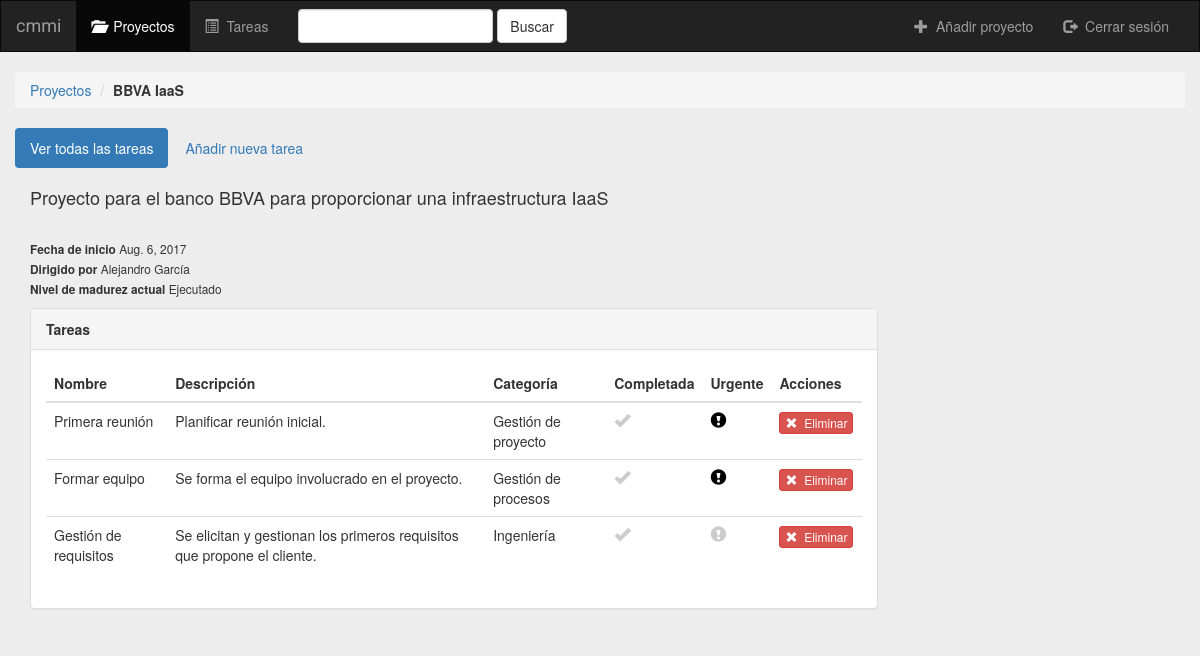
/6/, run on the app's committed database.
### cmmi/models.py (models this page shows, shortened)
class Proyecto(models.Model):
    nombre_proyecto = models.CharField(max_length=50)
    descripcion = models.CharField(max_length=400)
    fecha_inicio = models.DateField(default=datetime.now, blank=True)
    manager = models.CharField(max_length=100)
    es_urgente = models.BooleanField(default=False)
    usuario = models.ForeignKey(User, default=1)
    NIVEL = (
        ('Ejecutado','Ejecutado'),
        ('Gestionado','Gestionado'),
        ('Definido','Definido'),
        ('Gestionado Cuantitativamente','Gestionado Cuantitativamente'),
        ('Optimizado','Optimizado'),
        )
    nivelMadurez = models.CharField(max_length=100, default='Incompleto', choices=NIVEL, verbose_name = 'Nivel de madurez')

class Tarea(models.Model):
    nombre_tarea = models.CharField(max_length=50)
    descripcion = models.CharField(max_length = 400)
    proyecto = models.ForeignKey(Proyecto, on_delete=models.CASCADE)
    es_urgente = models.BooleanField(default=False)
    completada = models.BooleanField(default=False)
    CATEGORIA = (
        ('Gestión de proyecto','Gestión de proyecto'),
        ('Gestión de procesos','Gestión de procesos'),
        ('Ingeniería','Ingeniería'),
        ('Soporte','Soporte'),
        )
    categoriaAP = models.CharField(max_length=100, default = '--', choices=CATEGORIA, verbose_name = 'Categoría')

### cmmi/views.py (the view)
# urls.py: url(r'^(?P<pk>[0-9]+)/$',views.VistaDetalles.as_view(), name='detalles'),
class VistaDetalles(generic.DetailView):
    login_url = '/iniciar_sesion/'
    redirect_field_name = 'redirect_to'
    model = Proyecto
    template_name = 'cmmi/detalles.html'

### cmmi/templates/cmmi/detalles.html (shortened to what this page needs)
{% extends 'cmmi/base.html' %}
{% block proyectos_active %}active{% endblock %}
{% block body %}
<ol class="breadcrumb">
  <li><a href="{% url 'cmmi:index' %}">Proyectos</a></li>
  <li><b>{{proyecto.nombre_proyecto}}</b></li>
</ol>
<div class="row container">
    <ul class="nav nav-pills" style="margin-bottom: 10px;">
        <li role="presentation" class="active"><a href="{% url 'cmmi:detalles' proyecto.id %}">Ver todas las tareas</a>
        <li role="presentation"><a href="{% url 'cmmi:tarea_crear' proyecto.id %}">Añadir nueva tarea</a></li>
    </ul>
</div>
    <div class="container-fluid" style="margin-bottom:10px">
     <h4>{{proyecto.descripcion}}</h4> <br/>
     <small>
        <b>Fecha de inicio </b> {{ proyecto.fecha_inicio}}<br/>
        <b> Dirigido por </b> {{ proyecto.manager }}<br/>
        <b> Nivel de madurez actual</b> {{proyecto.nivelMadurez}}
    </small>
    </div>
<div class="container-fluid tareas-container">
    <div class="row">
        <div class="col-dm-8 col-md-9">
            <div class="panel panel-default">
                <div class="panel-heading">
                    <b>Tareas</b>
                </div>
                <div class="panel-body">
                    <table class="table">
                        <thead>
                            <tr>
                                <th>Nombre</th>
                                <th>Descripción</th>
                                <th>Categoría</th>
                                <th>Completada</th>
                                <th>Urgente</th>
                                <th>Acciones</th>
                            </tr>
                        </thead>
                    <tbody>
                    {% for tarea in proyecto.tarea_set.all %}
                        <tr>
                            <td>{{ tarea.nombre_tarea }}</td>
                            <td>{{ tarea.descripcion }}</td>
                            <td>{{ tarea.categoriaAP }}</td>
                            <td>
                                <a href="{% url 'cmmi:completada' tarea.id %}" class="btn-completada">
                                    <span  class="glyphicon glyphicon-ok" {% if tarea.completada %}style= "color: #06e87f; font-size: 16px;" {% else %} style= "color: #cccccc; font-size: 16px;" {% endif %}></span></a>
                            </td>
                            <td>
                                <a href="{% url 'cmmi:urgente' tarea.id %}" class="btn-urgente"><span class="glyphicon glyphicon-exclamation-sign {% if tarea.es_urgente %}active{% endif %}"></span></a>
                            </td>
                            <td>
                                <form action="{% url 'cmmi:tarea_eliminar' proyecto.id tarea.id %}" method="post" style="display: inline;">
                                    <button type="submit" class="btn btn-danger btn-xs">
                                        <span class="glyphicon glyphicon-remove"></span>&nbsp; Eliminar
                                    </button>
                                </form>
                            </td>
                        </tr>
                    {% endfor %}
                    </tbody>
                </table>
            </div>
        </div>
    </div>
</div>
</div>
{% endblock %}

### cmmi/static/cmmi/style.css (style rules this page uses)
body { background-color: #ededed; }
.glyphicon-exclamation-sign { color: #CCCCCC; font-size: 16px; }
.glyphicon-exclamation-sign.active { color: #000000; }

### data on the page
Proyecto: nombre_proyecto "BBVA IaaS", descripcion "Proyecto para el banco BBVA para proporcionar una infraestructura IaaS", fecha_inicio "Aug. 6, 2017", manager "Alejandro García", nivelMadurez "Ejecutado"
Tarea: nombre_tarea "Primera reunión", descripcion "Planificar reunión inicial.", categoriaAP "Gestión de proyecto", completada False (drawn), es_urgente True (drawn)
Tarea: nombre_tarea "Formar equipo", descripcion "Se forma el equipo involucrado en el proyecto.", categoriaAP "Gestión de procesos", completada False (drawn), es_urgente True (drawn)
Tarea: nombre_tarea "Gestión de requisitos", descripcion "Se elicitan y gestionan los primeros requisitos que propone el cliente.", categoriaAP "Ingeniería", completada False (drawn), es_urgente False (drawn)
